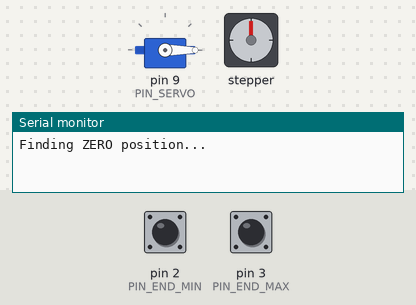
This sketch was run on a simulated Arduino Uno, built with avr-gcc and run on an emulated ATmega328P. Parts: servo, stepper motor, the last lines printed to the serial monitor. The test bench sets the inputs (shaded band); at power-on: pin 2 (PIN_END_MIN) HIGH, pin 3 (PIN_END_MAX) HIGH. Stepper angles assume 200 steps per turn.

Above: at 0.8 s.
0.9 s: pin 2 (PIN_END_MIN) pulled LOW for 0.15 s
At 1.6 s:
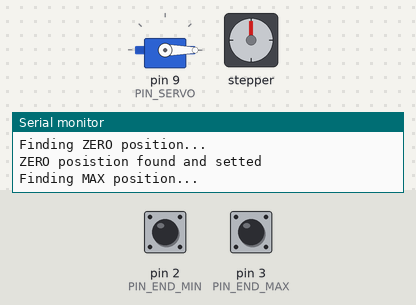
4.0 s: pin 3 (PIN_END_MAX) pulled LOW for 0.15 s
At 7.4 s:
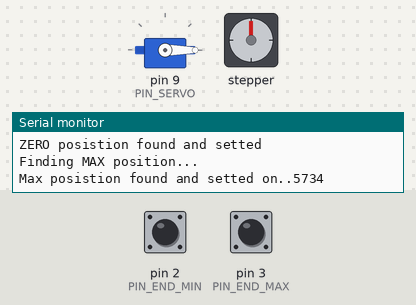
Timing chart, 0 to 8.9 s (numbered marks = the images above; inputs shaded):
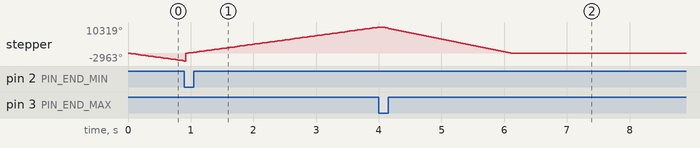

The sketch:

prototype.ino
```cpp
#include <Servo.h>
#include <AccelStepper.h>
#include "Type.h"
#include "Arm.h"
#include "Motor.h"
#include "Action.h"

#define PIN_SERVO 9
Arm arm(PIN_SERVO, 45, 54);

Motor motor(5, 4);

boolean execute(action);

Action list;

boolean arm_stat;
boolean motor_stat;

action t;

void setup() {
  Serial.begin(9600);

  arm.initialize(0);
  motor.setMovement(9600, 80000, 9600);
  motor.endStop();

}

void loop() {
  arm_stat = arm.run();
  motor_stat = motor.go();
  /*
   * if everything is stopped
   * then a new action can be execute
   */
  if (!arm_stat && !motor_stat)
  {
    execute(list.get());
  }

}

void serialEvent()
{
  byte i = Serial.parseInt();
  if (i)
  {
    list.add(ARM, 90);
    list.add(MOTOR, 6000);
    list.add(ARM, 0);
    list.add(MOTOR, 0);
  }
  else
  {
    list.add(ARM, 180);
    list.add(MOTOR, 5000);
    list.add(MOTOR, 2000);
    list.add(ARM, 0);
  }
  Serial.print(i);
}


/*
 * return true if there was an action
 * return false if there wasn't an action
 */
boolean execute(action act)
{
  switch(act._hw)
  {
    case MOTOR:
      motor.moveMotor(act._value);
      return true;
      break;

    case ARM:
      arm.goTo(act._value);
      return true;
      break;

    case CLAMP:
      /*if (act._value != arm.state())
      {
        arm.toggle();
      }*/
      return true;
      break;

    case CDROM:
      //da mettere
      return true;
      break;

    default:
      return false;
      break;
  }
}
```

Action.cpp
```cpp
#include "Arduino.h"
#include <avr/pgmspace.h> //PROGMEM
#include "Type.h"
#include "Action.h"

//g++
//#include <iostream>
//using namespace std;

/*ostream& operator<<(ostream& os, const HW hw)
{
    os << HW2string(hw);
    return os;
}*/

Action::Action()
{
  _head = -1;
  _tail = -1;
  _size = SIZE;

  //int i;
  byte i;
  for (i = 0;i < _size; i++)
  {
      _list[i]._hw = VOID;
      _list[i]._value = -1;
  }
}

action Action::get()
{
  action temp;

  if(_head != -1)
  {
    temp = _list[_head];
    remove();
    return temp;
  }
  else
  {
    /*
     * la lista è vuota quindi
     * ogni elemento contiene VOID -1
     * ed è indifferente quale si ritorna
     */
    return _list[0];
  }
}

/*
 * add an action to the list
 * return 1 if success
 * return 0 if there's no space available
 */
byte Action::add(HW hw, int value)
{
  if (_head > 0) shift();

  if(_head == -1)
  {
    _head = 0;
    _tail = _head;
    _list[_head]._hw = hw;
    _list[_head]._value = value;
    return 1;
  }
  else
  {
    if (_tail < _size-1)
    {
      _tail++;
      _list[_tail]._hw = hw;
      _list[_tail]._value = value;
      return 1;
    }
    else
    {
      //cout << "Actions: not enough space" << endl;
      //Serial.println("Actions: no space");
      return 0;
    }
  }
}

void Action::remove()
{
  _list[_head]._hw = VOID;
  _list[_head]._value = -1;
  if (_head == _tail) {
    _head = -1;
    _tail = -1;
  }
  else
  {
    _head++;
  }
}

//move the list's head at the list's beginnig
void Action::shift()
{
  int i;//byte i;
  _tail = _tail-_head;
  for(i = 0; i <= _tail; i++)
    {
      _list[i] = _list[_head+i];
    }
    _head = 0;
}

void Action::print()
{
  //int i;
  byte i;
  byte tail = _tail-_head;
  if (_head != -1)
  {
    for(i = 0; i <= tail; i++)
    {
      Serial.print(HWstr[_list[i]._hw]);
      Serial.print("\t");
    }
    for(i = 0; i <= tail; i++)
    {
      Serial.print(_list[i]._value);
      Serial.print("\t");
    }
    Serial.println();
  }
  else //cout << "VOID" << endl;
       Serial.println("VOID");
}

void Action::stat() {
    //int i;
    byte i;
    //cout << "list..." << endl;
    for (i = 0; i < _size; i++)
    {
      Serial.print(HWstr[_list[i]._hw]);
      Serial.print("\t");
      //cout << _list[i]._hw << "\t";
    }
    //cout << endl;
    Serial.println();
    for (i = 0; i < _size; i++)
    {
      Serial.print(_list[i]._value);
      Serial.print("\t");
      //cout << _list[i]._value << "\t";
    }
    //cout << endl;
    Serial.println();
    //cout << "_head: " << _head << endl;
    Serial.print("head :");
    Serial.println(_head);
    //cout << "_tail: " << _tail << endl<< endl;
    Serial.print("tail :");
    Serial.println(_tail);
}
```

Action.h
```cpp
#ifndef Action_h
#define Action_h

#include "Arduino.h"
#include <avr/pgmspace.h> //PROGMEM

#include "Type.h"

//g++
//#include <iostream>


#define SIZE 50

class Action
{
  public:
    Action();
    action get();
    byte add(HW, int);
    void remove();
    void print();
    void stat();

  private:
    void shift();

    action _list[SIZE] PROGMEM;
    byte _head;
    //int _head;
    byte _tail;
    //int _tail;
    byte _size;
    //int _size;
};

#endif
```

Arm.cpp
```cpp
#include "Arduino.h"
#include "Arm.h"
#include <Servo.h>

/*
 * pin_ servo set the pin to control the servo
 * pin_onoff set the pin to turn on or turn off the dc motor
 * pin_dir set the pin to control the direction of the dc motor
 */
Arm::Arm(int pin_servo, int pin_onoff, int pin_dir)
{
  //servo
  _pin_servo = pin_servo;

  //clamp
  _pin_onoff = pin_onoff;
  _pin_dir = pin_dir;
}

/*
 * initial set up
 */
void Arm::initialize(int current)
{
  //servo
  _servo.attach(_pin_servo);
  _current = current;
  delay(5);
  _servo.write(_current);
  _target = current;
  sem = true;

  //clamp
}

/*
 * set the target postion
 * to activete the servo
 * if the servo is already active
 * this function do nothing
 */
void Arm::goTo(int target)
{
  if (_current != target && sem)
  {
    _target = target;
    sem = false;
  }
}

/*
 * return the current position of the servo
 */
int Arm::position()
{
  return _servo.read();
}

/*
 * call this in the main loop
 * return true if servo is active
 * return false if servo isn't active
 */
boolean Arm::run()
{
  if (_current != _target)
  {
    if (_current > _target ) _current--;
    else _current++;
    _servo.write(_current);
    delay(2);
    return true;
  }
  else
  {
    sem = true;
    return false;
  }
}
```

Arm.h
```cpp
#ifndef Arm_h
#define Arm_h

#include "Arduino.h"
#include <Servo.h>

class Arm
{

  public:
    Arm(int pin_servo, int pin_onoff, int pin_dir);
    void initialize(int current);

    //servo
    void goTo(int target);
    int position();
    boolean run();

    //clamp
    boolean take();     //da fare
    boolean release();  //da fare
    boolean toggle();   //da fare
    boolean state();    //da fare

  private:
    //servo
    Servo _servo;
    int _pin_servo;
    int _current;
    int _target;
    boolean sem;

    //clamp
    int _pin_onoff;
    int _pin_dir;
    boolean _state;
};

#endif
```

Motor.cpp
```cpp
#include "Arduino.h"
#include "Motor.h"
#include <AccelStepper.h>


Motor::Motor(int pin1, int pin2){
  _pin_step = pin1;
  _pin_dir = pin2;
  _stepper = AccelStepper(1, _pin_step, _pin_dir);
}

void Motor::moveMotor(int pos){
  if(pos <= _max_pos && pos >= MIN_POS){
	_pos = pos;
	_stepper.moveTo((long)_pos);
  } else {
	  Serial.println("Position not available.");
	  Serial.print("MAX..");
	  Serial.println(_max_pos);
	  Serial.print("MIN..");
	  Serial.println(MIN_POS);
	  Serial.println();
	  pos = _stepper.currentPosition();
	}
}

void Motor::moveOf(int totStep){
  _totStep = totStep;
  _stepper.move((long)_totStep);
}

void Motor::setMovement(long maxSpeed, long acceleration, long spee){
  _maxSpeed = maxSpeed;
  _acceleration = acceleration;
  _speed = spee;

  _stepper.setMaxSpeed((float)maxSpeed);
  _stepper.setAcceleration((float)acceleration);
  _stepper.setSpeed((float)spee);

  pinMode(PIN_END_MAX, INPUT);
  pinMode(PIN_END_MIN, INPUT);
  digitalWrite(PIN_END_MAX, HIGH);
  digitalWrite(PIN_END_MIN, HIGH);
}

int Motor::endStop(){

  Serial.println("Finding ZERO position...");
  while(1){
    go();
    if(digitalRead(PIN_END_MIN) == 0){
      _stepper.setCurrentPosition(MIN_POS);             //setta la posizione attule come ZERO
      Serial.println("ZERO posistion found and setted\n");
      break;
    }
    moveOf(END_RUN);  //corre finchè il PIN_END_MIN non è zero
  }

  Serial.println("Finding MAX position...");
  while(1){
    go();
    if(digitalRead(PIN_END_MAX) == 0){
      _max_pos = _stepper.currentPosition();
      _stepper.setCurrentPosition(_max_pos);  //setta la posizione attule come MAX
      Serial.print("Max posistion found and setted on..");
      Serial.println(_max_pos);
      Serial.println();
      break;
    }
    moveOf(MAX_RUN);  //corre finchè il PIN_END_MAX non è zero
  }

  moveMotor(0);
  while(_stepper.currentPosition() != 0) go();

  return _max_pos;
}

//return true if motor is moving
bool Motor::go(){
  return _stepper.run();
}
```

Motor.h
```cpp
#ifndef Motor_h
#define Motor_h

#include "Arduino.h"
#include <AccelStepper.h>

#define PIN_END_MAX 3
#define PIN_END_MIN 2
#define END_RUN -1500
#define MAX_RUN 500

#define MIN_POS 0

class Motor{
  public:
    Motor(int pin_dir, int pin_step);     //Motor constuctor;
    void moveMotor(int pos);    //recall moveTo() form AccelStepper.h
    void setMovement(long maxSpeed, long acceleration, long spee);   //recall function(in order) setMaxSpeed(), setAcceleration(), setSpeed() form AccelStepper.h
    int endStop();   //set max and min position's motor
    void moveOf(int totStep);

    bool go();    //recall function run() form AccelStepper.h

  private:

    //Motor()
    AccelStepper _stepper;
    int _pin_dir;
    int _pin_step;

    //moveMotor()
    int _pos;

    //moveOf()
    int _totStep;

    //setMovement()
    long _maxSpeed;
    long _acceleration;
    long _speed;

    //endStop()
    int _max_pos;
	//int _min_pos;
};

#endif
```

Type.h
```cpp
#ifndef Type_h
#define Type_h

#include "Arduino.h"
#include <avr/pgmspace.h> //PROGMEM

enum PROGMEM HW
{
  VOID,
  MOTOR,
  ARM,
  CLAMP,
  CDROM
};

typedef struct
{
  HW _hw;
  int _value;
} action;

const char* const HWstr[] = {"VOID","MOTOR","ARM","CLAMP", "CDROM"};

#endif
```
